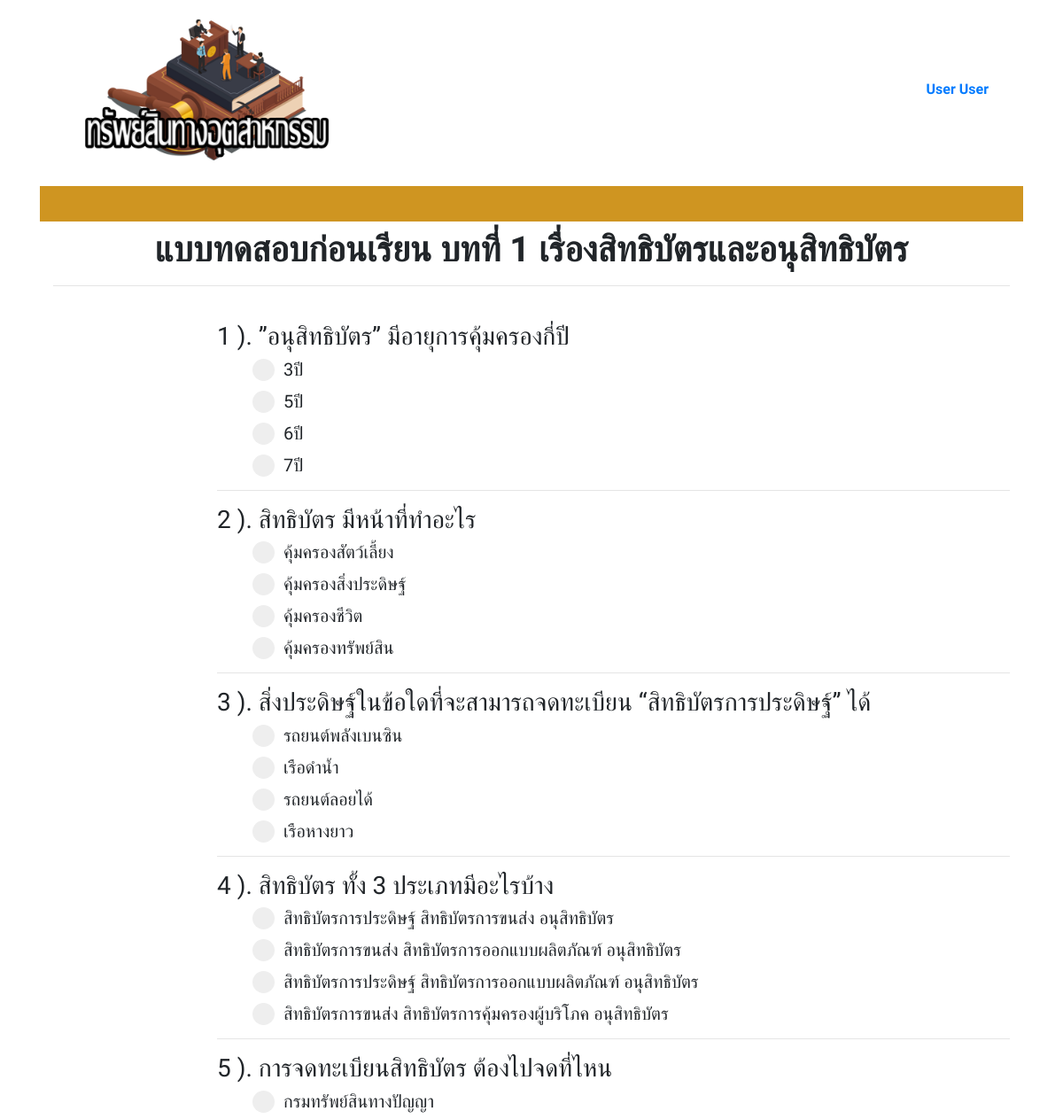
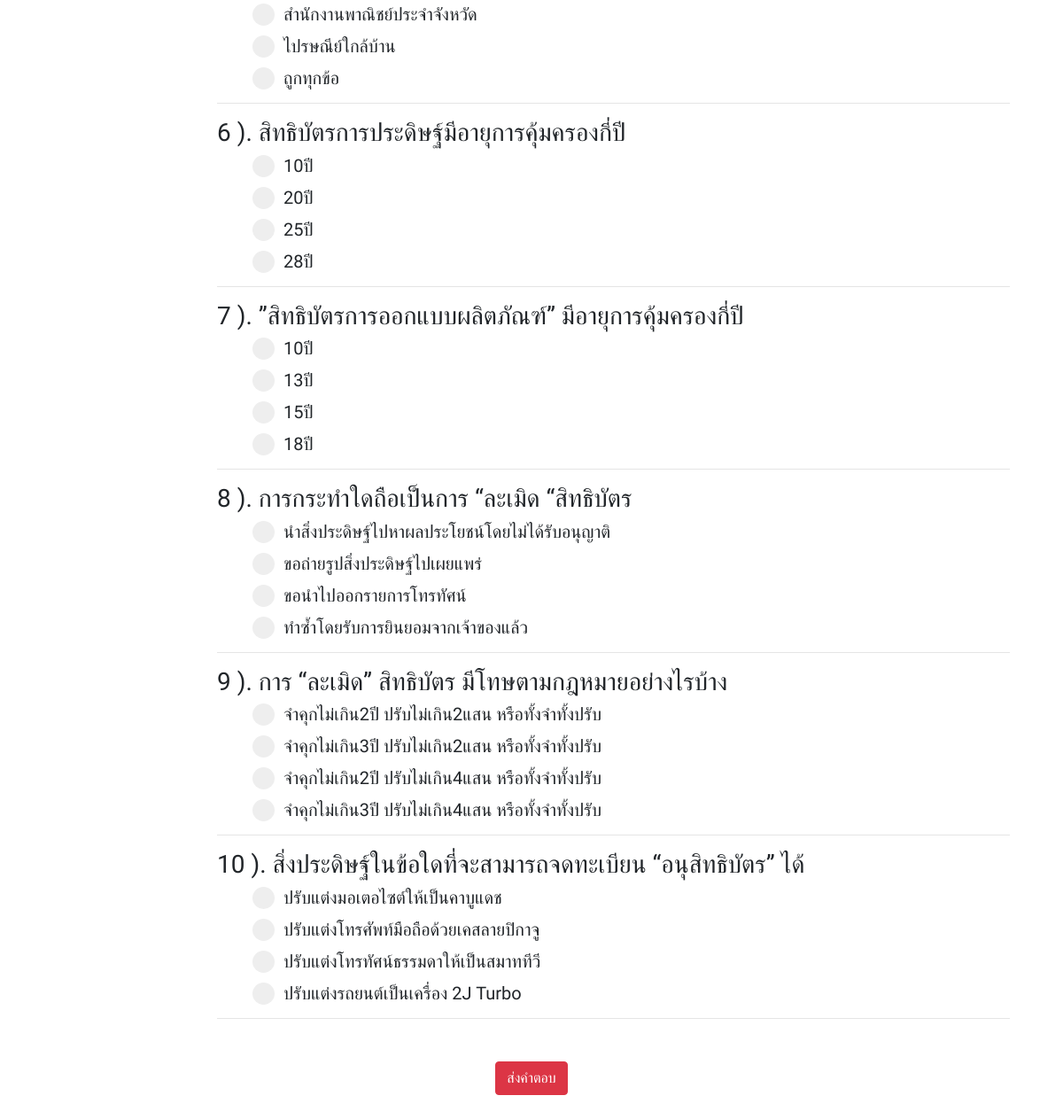
The page /choice.php?choice_id=6&user_id=48&bff=bff (signed in) on the database its author committed (2 pictures, top to bottom).
### tables this page shows
CREATE TABLE `choice` (
  `choice_id` int(11) NOT NULL,
  `choice_name` varchar(100) NOT NULL,
  `video` varchar(300) NOT NULL,
  `choice_detail` varchar(100) NOT NULL,
  `choice_status` int(1) NOT NULL
);

CREATE TABLE `testing` (
  `id` int(3) NOT NULL,
  `choice_id` int(10) NOT NULL,
  `question` varchar(100) NOT NULL DEFAULT '',
  `c1` varchar(100) NOT NULL DEFAULT '',
  `c2` varchar(100) NOT NULL DEFAULT '',
  `c3` varchar(100) NOT NULL DEFAULT '',
  `c4` varchar(100) NOT NULL DEFAULT '',
  `answer` int(1) NOT NULL DEFAULT '0',
  `status` int(1) NOT NULL
);

### choice.php (the view, shortened to what this page needs)
<html>
<?php include 'conn.php'; ?>
<?php
$choice_id = $_REQUEST['choice_id'];
$sql="SELECT * From testing WHERE choice_id = '$choice_id' and status <> 1 order by rand() limit 11";
$db_query=mysqli_query($con,$sql) or die(mysqli_error());
$sqln="SELECT * From choice WHERE choice_id = $choice_id and choice_status <> 1 ";
$db_queryN=mysqli_query($con,$sqln) or die(mysqli_error());
$resultN=mysqli_fetch_array($db_queryN);
?>
<?php include 'header.php'; ?>
<body onload="window.setTimeout(&#39;getSecs()&#39;,1)">
  <div class="container">
    <div class="py-2">
      <div class="container">
        <div class="row">
          <div class="col-md-12">
            <h1 class="text-center"><b>
              <?php if (isset($_REQUEST['bff'])){ ?>
                แบบทดสอบก่อนเรียน <?php echo $resultN['choice_name']; ?>
                <hr>
              <?php }elseif(isset($_REQUEST['aff'])){ ?>
                แบบทดสอบหลังเรียน <?php echo $resultN['choice_name']; ?>
                <hr>
              <?php }elseif (isset($_REQUEST['af'])) { ?>
                เฉลยแบบทดสอบ <?php echo $resultN['choice_name']; ?>
                <hr>
              <?php } ?>
            </b></h1>
          </div>
        </div>
      </div>
    </div>
    <form name="form1" method="post" action="">
      <div class="py-3" style="">
        <div class="container">
          <div class="row">
            <div class="col-md-2">
            </div>
            <div class="col-md-10">
              <?php
              if (isset($_REQUEST['af'])) {
                include 'answer.php';
              }else{
               ?>
               <?php
               $i=0;
               while($result=mysqli_fetch_array($db_query))
               {
                $i++;
                ?>
                <h3><?php echo $i." ).   ".$result["question"];?></h3>
                <ol>
                  <label class="containerr"><h5><?php echo $result["c1"];?>
                  <span class="checkmark"></span></h5>
                </label>
                <label class="containerr"><h5><?php echo $result["c2"];?>
                <span class="checkmark"></span></h5>
              </label>
              <label class="containerr"><h5><?php echo $result["c3"];?>
              <span class="checkmark"></span></h5>
            </label>
            <label class="containerr"><h5><?php echo $result["c4"];?>
            <span class="checkmark"></span></h5>
          </label>
        </ol>
        <hr>
      <?php } ?>
    <?php   } ?>
  </div>
</div>
</div>
</div>
<div class="py-3">
  <div class="container">
    <div class="row">
      <div class="col-md-12 text-center">
        <?php if (isset($_REQUEST['af'])) { ?>
         <a href="score.php?user_id=<?php echo $user_id ?>" class="btn btn-secondary" type="button" >ดูคะแนนรวม</a>
       <?php }else{ ?>
         <button class="btn btn-xs btn-danger buttonn" id="btn1" >ส่งคำตอบ</button>
       <?php   } ?>
     </div>
   </div>
 </div>
</form>
</div>
</body>
<?php include 'footer.php'; ?>
</html>

### header.php (shortened to what this page needs)
<head>
  <link rel="stylesheet" href="https://stackpath.bootstrapcdn.com/bootstrap/4.3.1/css/bootstrap.min.css" >
</head>
<body>
  <div class="py-2">
    <div class="container">
      <div class="row">
        <div class="col-md-12" >
         <?php include 'navbar.php'; ?>
         <?php include 'navbar1.php'; ?>
       </div>
     </div>
   </div>

### navbar.php (shortened to what this page needs)
<nav class="navbar navbar-expand-md navbar-light">
  <div class="container">
  <div class="collapse navbar-collapse" id="navbar6">
    <a class="navbar-brand text-primary d-none d-md-block" href="#">
    <img src="./img/logonew3.png" alt="" width="80%" >
    </a>
    <ul class="navbar-nav ">
          <li class="nav-item ">
            <?php if (isset($_SESSION["Userlevel"]) == "M") {
              echo "<b class='fa text-primary nav-link' >".$_SESSION["User"]."</b>";
            }else{ }?>
          </li>
        </ul>
  </div>
</div>
</nav>
 <?php include 'resetpassword.php'; ?>

### resetpassword.php (shortened to what this page needs)
<body>
  </body>

### navbar1.php (shortened to what this page needs)
<nav class="navbar navbar-expand-md navbar-light" style="background: #cf9521;">
	<div class="container">
		<div class="collapse navbar-collapse" id="navbar6">
			<ul class="nav navbar-nav navbar-right">
				<li><a href="#" class="navbar-brand"></a></li>
			</ul>
		</div>
	</div>
</nav>

### footer.php (shortened to what this page needs)
</div>
<body>
</body>

### choice.php (style rules this page uses)
.containerr { display: block; position: relative; padding-left: 35px; margin-bottom: 12px; cursor: pointer; font-size: 20px; -webkit-user-select: none; -moz-user-select: none; -ms-user-select: none; user-select: none; }
.checkmark { position: absolute; top: 0; left: 0; height: 25px; width: 25px; background-color: #eee; border-radius: 50%; }
.checkmark:after { content: ""; position: absolute; display: none; }
.containerr .checkmark:after { top: 9px; left: 9px; width: 8px; height: 8px; border-radius: 50%; background: white; }

### header.php (style rules this page uses)
body { font-family: 'Prompt', sans-serif; }

### rows shown on the page
choice: choice_name "บทที่ 1 เรื่องสิทธิบัตรและอนุสิทธิบัตร"
testing: question "”อนุสิทธิบัตร” มีอายุการคุ้มครองกี่ปี", c1 "3ปี", c2 "5ปี", c3 "6ปี", c4 "7ปี"
testing: question "สิทธิบัตร มีหน้าที่ทำอะไร", c1 "คุ้มครองสัตว์เลี้ยง", c2 "คุ้มครองสิ่งประดิษฐ์", c3 "คุ้มครองชีวิต", c4 "คุ้มครองทรัพย์สิน"
testing: question "สิ่งประดิษฐ์ในข้อใดที่จะสามารถจดทะเบียน “สิทธิบัตรการประดิษฐ์” ได้", c1 "รถยนต์พลังเบนซิน", c2 "เรือดำน้ำ", c3 "รถยนต์ลอยได้", c4 "เรือหางยาว"
testing: question "สิทธิบัตร ทั้ง 3 ประเภทมีอะไรบ้าง", c1 "สิทธิบัตรการประดิษฐ์ สิทธิบัตรการขนส่ง อนุสิทธิบัตร", c2 "สิทธิบัตรการขนส่ง สิทธิบัตรการออกแบบผลิตภัณฑ์ อนุสิทธิบัตร", c3 "สิทธิบัตรการประดิษฐ์ สิทธิบัตรการออกแบบผลิตภัณฑ์ อนุสิทธิบัตร", c4 "สิทธิบัตรการขนส่ง สิทธิบัตรการคุ้มครองผู้บริโภค อนุสิทธิบัตร"
testing: question "การจดทะเบียนสิทธิบัตร ต้องไปจดที่ไหน", c1 "กรมทรัพย์สินทางปัญญา", c2 "สำนักงานพาณิชย์ประจำจังหวัด", c3 "ไปรษณีย์ใกล้บ้าน", c4 "ถูกทุกข้อ"
testing: question "สิทธิบัตรการประดิษฐ์มีอายุการคุ้มครองกี่ปี", c1 "10ปี", c2 "20ปี", c3 "25ปี", c4 "28ปี"
testing: question "”สิทธิบัตรการออกแบบผลิตภัณฑ์” มีอายุการคุ้มครองกี่ปี", c1 "10ปี", c2 "13ปี", c3 "15ปี", c4 "18ปี"
testing: question "การกระทำใดถือเป็นการ “ละเมิด “สิทธิบัตร", c1 "นำสิ่งประดิษฐ์ไปหาผลประโยชน์โดยไม่ได้รับอนุญาติ", c2 "ขอถ่ายรูปสิ่งประดิษฐ์ไปเผยแพร่", c3 "ขอนำไปออกรายการโทรทัศน์", c4 "ทำซ้ำโดยรับการยินยอมจากเจ้าของแล้ว"
testing: question "การ “ละเมิด” สิทธิบัตร มีโทษตามกฎหมายอย่างไรบ้าง", c1 "จำคุกไม่เกิน2ปี ปรับไม่เกิน2แสน หรือทั้งจำทั้งปรับ", c2 "จำคุกไม่เกิน3ปี ปรับไม่เกิน2แสน หรือทั้งจำทั้งปรับ", c3 "จำคุกไม่เกิน2ปี ปรับไม่เกิน4แสน หรือทั้งจำทั้งปรับ", c4 "จำคุกไม่เกิน3ปี ปรับไม่เกิน4แสน หรือทั้งจำทั้งปรับ"
testing: question "สิ่งประดิษฐ์ในข้อใดที่จะสามารถจดทะเบียน “อนุสิทธิบัตร” ได้", c1 "ปรับแต่งมอเตอไซต์ให้เป็นคาบูแดช", c2 "ปรับแต่งโทรศัพท์มือถือด้วยเคสลายปิกาจู", c3 "ปรับแต่งโทรทัศน์ธรรมดาให้เป็นสมาททีวี", c4 "ปรับแต่งรถยนต์เป็นเครื่อง 2J Turbo"

### other values the page prints
$_SESSION["User"] "User User"
